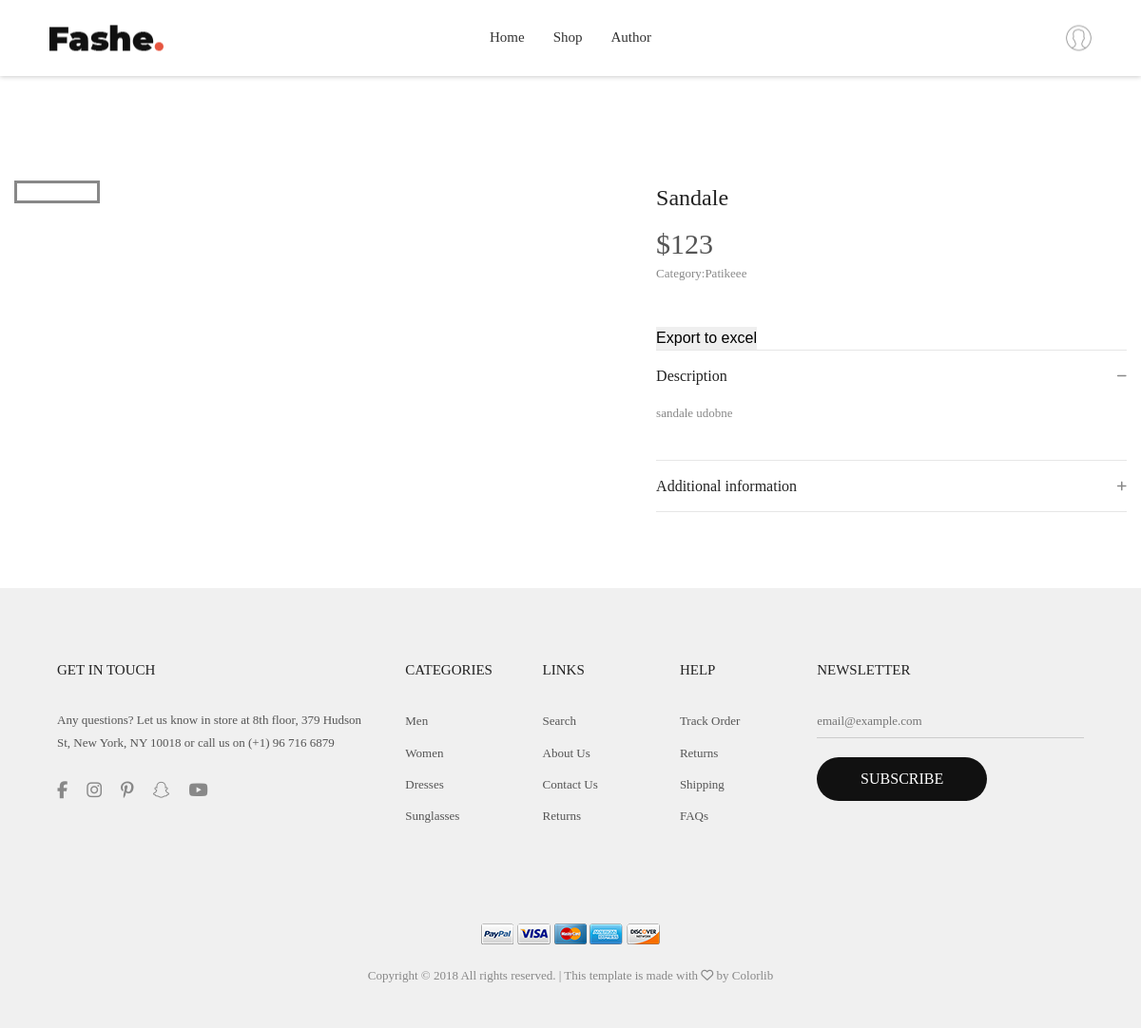
The app's page /index.php?page=product&id=14 with its own data.
### tables this page shows
CREATE TABLE `menu` (
  `id` int(11) NOT NULL,
  `name` text NOT NULL,
  `href` varchar(255) NOT NULL
);

CREATE TABLE `products` (
  `id` int(11) NOT NULL,
  `product_name` text NOT NULL,
  `price` double NOT NULL,
  `description` text NOT NULL,
  `category_id` int(11) NOT NULL,
  `date` date NOT NULL
);

CREATE TABLE `categories` (
  `id` int(11) NOT NULL,
  `category_name` text NOT NULL
);

### config/connection.php (called while the page is built, shortened)
<?php
try {
    $conn = new PDO("mysql:host=".SERVER.";dbname=".DATABASE.";charset=utf8", USERNAME, PASSWORD);
    $conn->setAttribute(PDO::ATTR_DEFAULT_FETCH_MODE, PDO::FETCH_OBJ);
    $conn->setAttribute(PDO::ATTR_ERRMODE, PDO::ERRMODE_EXCEPTION);
}
catch(PDOPDOException $ex){
    echo $ex->getMessage();
}
function executeQuery($query){
    global $conn;
    return $conn->query($query)->fetchAll();
}

### models/menu/menu_functions.php (called while the page is built)
<?php
    function getMenu()
    {
        try{
        return executeQuery("SELECT * FROM menu");
        }
        catch(PDOException $e){
            handle($e->getMessage());
        }
    }
?>

### models/products/product_functions.php (called while the page is built, shortened)
<?php
    function singleProduct($id){
        global $conn;
        try{
            $product = $conn->prepare("SELECT * FROM products p INNER JOIN pictures i ON p.id=i.product_id INNER JOIN categories c ON p.category_id=c.id WHERE product_id= ?");
            $product->execute([
                $id
            ]);
            return $product->fetch();
        }
        catch(PDOException $e){
            handle($e->getMessage());
        }
    }
?>

### pages/views/single-product.php (the view, shortened to what this page needs)
<?php
	require_once "models/products/product_functions.php";
	$product_id = $_GET['id'];
	$product = singleProduct($product_id);
?>
<div class="container bgwhite p-t-35 p-b-80">
		<div class="flex-w flex-sb">
			<div class="w-size13 p-t-30 respon5">
				<div class="wrap-slick3 flex-sb flex-w">
					<div class="wrap-slick3-dots"></div>
					<div class="slick3">
						<div class="item-slick3" data-thumb="<?=$product->small_picture?>">
						</div>
					</div>
				</div>
			</div>
			<div class="w-size14 p-t-30 respon5">
				<h4 class="product-detail-name m-text16 p-b-13">
					<?=$product->product_name ?>
				</h4>
				<span class="m-text17">
					$<?=$product->price ?>
				</span>
				<div class="p-b-45">
					<span class="s-text8">Category:<?=$product->category_name?></span>
				</div>
				<form method="POST" action="models/products/exportToExcel.php">
						<input type="submit" value="Export to excel">
				</form>
				<div class="wrap-dropdown-content bo6 p-t-15 p-b-14 active-dropdown-content">
					<h5 class="js-toggle-dropdown-content flex-sb-m cs-pointer m-text19 color0-hov trans-0-4">
						Description
						<i class="down-mark fs-12 color1 fa fa-minus dis-none" aria-hidden="true"></i>
					</h5>
					<div class="dropdown-content dis-none p-t-15 p-b-23">
						<p class="s-text8">
						<?=$product->description ?>
						</p>
					</div>
				</div>
				<div class="wrap-dropdown-content bo7 p-t-15 p-b-14">
					<h5 class="js-toggle-dropdown-content flex-sb-m cs-pointer m-text19 color0-hov trans-0-4">
						Additional information
						<i class="up-mark fs-12 color1 fa fa-plus" aria-hidden="true"></i>
					</h5>
				</div>
			</div>
		</div>
	</div>

### pages/components/header.php (shortened to what this page needs)
<header class="header1">
		<div class="container-menu-header">
			<div class="wrap_header">
				<a href="index.php" class="logo">
					<img src="assets/images/icons/logo.png" alt="IMG-LOGO">
				</a>
				<div class="wrap_menu">
					<nav class="menu">
						<ul class="main_menu">
						<?php
							require_once "models/menu/menu_functions.php";
							$menu = getMenu();
							foreach($menu as $m):
						?>
							<li>
								<a href="<?=$m->href ?>"><?=$m->name ?></a>
							</li>
							<?php endforeach; ?>
						</ul>
					</nav>
				</div>
				<div class="header-icons">
					<?php
						if(isset($_SESSION['user'])){
							echo '<a href="models/auth/logout.php" class="header-wrapicon1 dis-block">
							<img src="assets/images/icons/icon-header-01.png" class="header-icon1" alt="ICON">
						</a>';
						}
						else
						{
							echo '<a href="index.php?page=login" class="header-wrapicon1 dis-block">
							<img src="assets/images/icons/icon-header-01.png" class="header-icon1" alt="ICON">
						</a>';
						}
					?>
				</div>
			</div>
		</div>
	</header>

### assets/css/main.css (style rules this page uses)
* { margin: 0px; padding: 0px; box-sizing: border-box; }
body, html { height: 100%; font-family: Montserrat-Regular, sans-serif; font-weight: 400; }
a { font-family: Montserrat-Regular; font-weight: 400; font-size: 15px; line-height: 1.7; color: #666666; margin: 0px; transition: all 0.4s; -webkit-transition: all 0.4s; -o-transition: all 0.4s; -moz-transition: all 0.4s; }
h1,h2,h3,h4,h5,h6 { margin: 0px; }
p { font-family: Montserrat-Regular; font-size: 15px; line-height: 1.7; color: #888888; margin: 0px; }
ul, li { margin: 0px; list-style-type: none; }
input { outline: none; border: none !important; }
.container { max-width: 1200px; }
.slick-slide { outline: none !important; }
.header1 { height: 125px; -webkit-transition: all 0.3s; -o-transition: all 0.3s; -moz-transition: all 0.3s; transition: all 0.3s; }
.container-menu-header { width: 100%; top: 0; left: 0; position: fixed; z-index: 1100; box-shadow: 0 1px 5px 0px rgba(0,0,0,0.2); -moz-box-shadow: 0 1px 5px 0px rgba(0,0,0,0.2); -webkit-box-shadow: 0 1px 5px 0px rgba(0,0,0,0.2); -o-box-shadow: 0 1px 5px 0px rgba(0,0,0,0.2); -ms-box-shadow: 0 1px 5px 0px rgba(0,0,0,0.2); }
.wrap_header { display: -webkit-box; display: -webkit-flex; display: -moz-box; display: -ms-flexbox; display: flex; flex-wrap: wrap; width: 100%; height: 80px; background-color: white; justify-content: center; align-items: center; position: relative; -webkit-transition: all 0.3s; -o-transition: all 0.3s; -moz-transition: all 0.3s; transition: all 0.3s; }
.logo { display: block; position: absolute; left: 52px; top: 50%; -webkit-transform: translateY(-50%); -moz-transform: translateY(-50%); -ms-transform: translateY(-50%); -o-transform: translateY(-50%); transform: translateY(-50%); }
.logo img { max-height: 27px; }
.main_menu { list-style-type: none; margin: 0px; display: -webkit-box; display: -webkit-flex; display: -moz-box; display: -ms-flexbox; display: flex; flex-wrap: wrap; align-items: center; justify-content: center; }
.main_menu > li { display: block; position: relative; padding-top: 20px; padding-bottom: 20px; padding-left: 15px; padding-right: 15px; }
.main_menu > li > a { font-family: Montserrat-Regular; font-size: 15px; color: #333333; padding: 0; border-bottom: 1px solid transparent; }
.main_menu li { position: relative; }
.header-icons { display: -webkit-box; display: -webkit-flex; display: -moz-box; display: -ms-flexbox; display: flex; align-items: center; position: absolute; right: 52px; top: 50%; -webkit-transform: translateY(-50%); -moz-transform: translateY(-50%); -ms-transform: translateY(-50%); -o-transform: translateY(-50%); transform: translateY(-50%); }
.header-wrapicon1, .header-wrapicon2 { height: 27px; position: relative; }
.header-wrapicon1 img, .header-wrapicon2 img { height: 100%; }
.wrap-slick3-dots { width: 14.5%; }
.slick3 { width: 80.64%; }
.show-dropdown-content .down-mark { display: block; }
body { padding-right: 0px !important; }

### records on screen
menu: name "Home"
menu: name "Shop"
menu: name "Author"
products: product_name "Sandale", price "123", category.category_name "Patikeee", description "sandale udobne"
